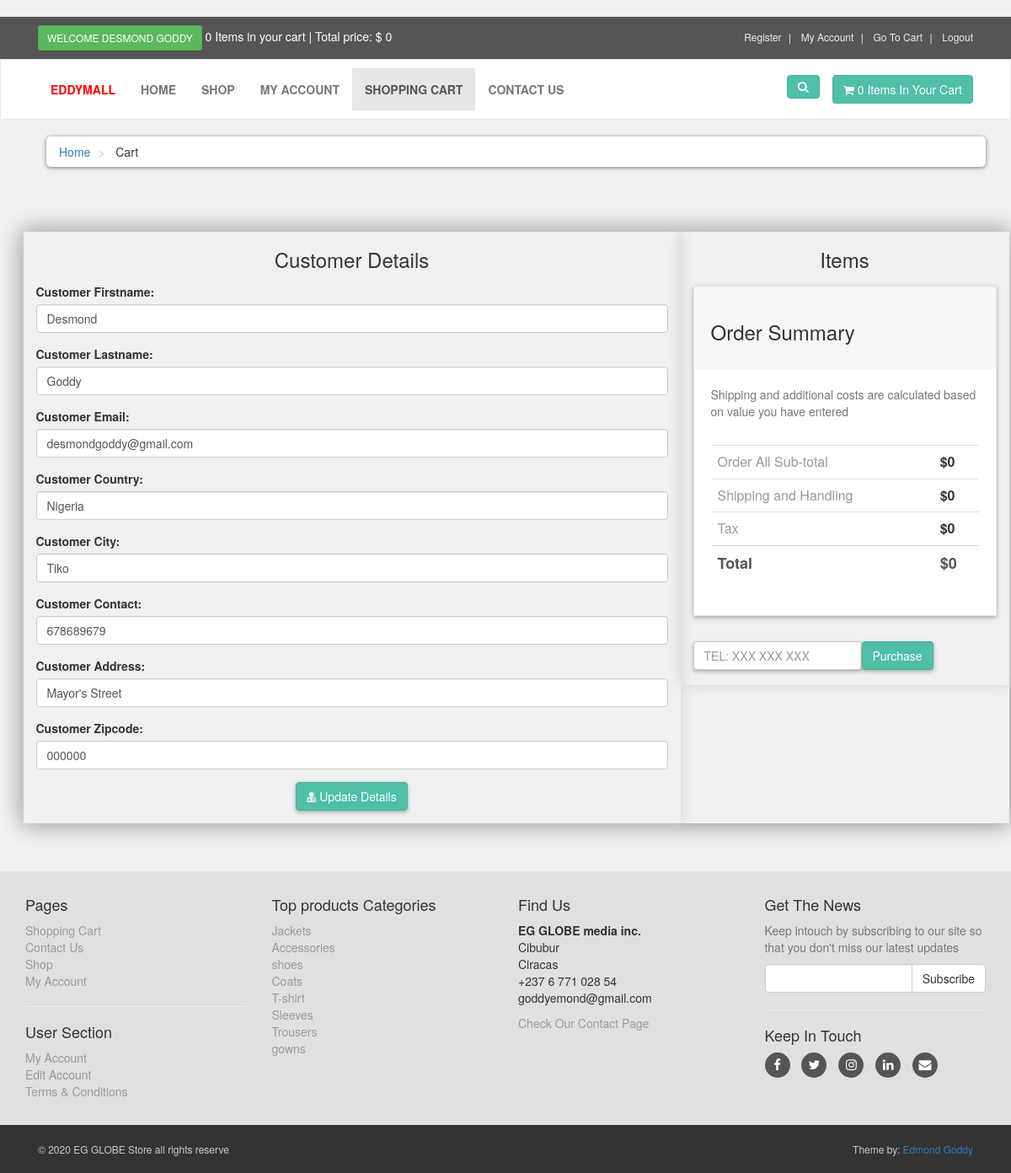
/checkout_details.php (signed in), run on the app's committed database.
### tables this page shows
CREATE TABLE `customers` (
  `customer_id` int(6) NOT NULL,
  `email_address` varchar(50) NOT NULL,
  `password` varchar(50) NOT NULL,
  `first_name` varchar(50) DEFAULT NULL,
  `last_name` varchar(50) NOT NULL,
  `address` varchar(255) DEFAULT NULL,
  `city` varchar(50) DEFAULT NULL,
  `state` varchar(50) DEFAULT NULL,
  `zipcode` varchar(10) DEFAULT NULL,
  `country` varchar(50) DEFAULT NULL,
  `contact` varchar(15) DEFAULT NULL,
  `image` text NOT NULL,
  `customer_ip` varchar(200) NOT NULL
);

CREATE TABLE `product_categories` (
  `p_cat_id` int(11) NOT NULL,
  `p_cat_title` text NOT NULL,
  `p_cat_desc` text NOT NULL
);

### checkout_details.php (the view, shortened to what this page needs)
<?php
$active = "Cart";
include("includes/db.php");
include("functions/functions.php");
?>
<!DOCTYPE html>
<html>
<head>
    <link href="styles/bootstrap.min.css" rel="stylesheet">
    <link rel="stylesheet" type="text/css" href="font-awesome-4.6.3/css/font-awesome.min.css">
    <link href="styles/style.css" rel="stylesheet">
</head>
<body>
    <div id="top">
        <div class="container">
            <div class="col-md-6 offer">
                <a href="#" class="btn btn-success btn-sm">
                    <?php
                    if (!isset($_SESSION["customer_name"])) {
                        echo "Welcome Guest";
                    }else{
                        echo "Welcome " . @$_SESSION["customer_name"] . " ";
                    }
                    ?>
                </a>
                <a href="checkout.php"><?php items(); ?> Items in your cart | Total price: <?php  total_price()  ?></a>
            </div>
            <div class="col-md-6">
                <ul class="menu">
                    <li class="<?php// if($active == 'Account') echo 'active';  ?>">
                        <a href="customer_register.php">Register</a>
                    </li>
                    <li>
                        <a href="customer/my_account.php">My Account</a>
                    </li>
                    <li>
                        <a href="cart.php">Go To Cart</a>
                    </li>
                    <li>
                        <a href="checkout.php">
                            <?php
                            if (!@isset($_SESSION["customer_name"])) {
                                echo "<a href='checkout.php'> Login </a>";
                            }else{
                                echo "<a href='logout.php'> Logout </a>";
                            }
                            ?>
                        </a>
                    </li>
                </ul>
            </div>
        </div>
    </div>
    <div id="navbar" class="navbar navbar-default">
        <div class="container">
            <div class="navbar-header">
                <a href="index.php" class="navbar-brand home">
                </a>
            </div>
            <div class="navbar-collapse collapse" id="navigation">
                <div class="padding-nav">
                    <ul class="nav navbar-nav left">
                        <li>
                            <a style="color: red;" href="#">EDDYMALL</a>
                        </li>
                        <li class="<?php if($active == 'Home') echo 'active';  ?>">
                            <a href="index.php">Home</a>
                        </li>
                        <li class="<?php if($active == 'Shop') echo 'active';  ?>">
                            <a href="shop.php">Shop</a>
                        </li>
                        <li class="<?php if($active == 'Account') echo 'active';  ?>">
                            <?php
                            if (!@isset($_SESSION["customer_name"])) {
                                echo "<a href='checkout.php'>My Account</a>";
                            }else{
                                echo "<a href='customer/my_account.php?my_orders'>My Account</a>";
                            }
                            ?>
                        </li>
                        <li class="<?php if($active == 'Cart') echo 'active';  ?>">
                            <a href="cart.php">Shopping Cart</a>
                        </li>
                        <li class="<?php if($active == 'Contact') echo 'active';  ?>">
                            <a href="contact.php">Contact Us</a>
                        </li>
                    </ul>
                </div>
                <a href="cart.php" class="btn navbar-btn btn-primary right">
                    <i class="fa fa-shopping-cart"></i>
                    <span><?php items(); ?> Items In Your Cart</span>
                </a>
                <div class="navbar-collapse collapse right">
                    <button class="btn btn-primary navbar-btn" type="button" data-toggle="collapse" data-target="#search">
                        <i class="fa fa-search"></i>
                    </button>
                </div>
            </div>
        </div>
    </div>
    <?php
        if (isset($_SESSION["ID"])) {
        $customer_id = $_SESSION["ID"];
        $query = "SELECT * FROM customers where customer_id='$customer_id'";
        $results = mysqli_query($con, $query) or die(mysql_error());
        $row = mysqli_fetch_array($results);
            $first_name = $row["first_name"];
            $last_name = $row["last_name"];
            $email_address = $row["email_address"];
            $country = $row["country"];
            $city = $row["city"];
            $contact = $row["contact"];
            $address = $row["address"];
            $zipcode = $row["zipcode"];
    ?>
    <div id="content" style="padding-left: 25px !important;">
        <div class="container-fluid">
            <div class="col-md-12">
                <ul class="breadcrumb">
                    <li>
                        <a href="index.php">Home</a>
                    </li>
                    <li>
                        Cart
                    </li>
                </ul>
            </div>
        </div>
        <div class="container">
          <div class="row" style="margin-top: 5%; margin-bottom: 5%; box-shadow: 0 0 25px 0 gray;" >
            <div class="col-sm-8" style="box-shadow: 0 0 15px 0 lightgray;" >
              <div class="card">
                <h3 class="card-title text-center">Customer Details</h3>
                <div class="card-body" style="margin-top: 2%; margin-bottom: 2%;">
                  <form action="" method="post" enctype="multipart/form-data">
                      <div class="form-group">
                          <label>Customer Firstname:</label>
                          <input type="text" class="form-control" value="<?php echo $first_name; ?>" name="c_name" required="">
                      </div>
                      <div class="form-group">
                          <label>Customer Lastname:</label>
                          <input type="text" class="form-control" value="<?php echo $last_name; ?>" name="c_name" required="">
                      </div>
                      <div class="form-group">
                          <label>Customer Email:</label>
                          <input type="text" class="form-control" value="<?php echo $email_address; ?>" name="c_email" required="">
                      </div>
                      <div class="form-group">
                          <label>Customer Country:</label>
                          <input type="text" class="form-control" value="<?php echo $country; ?>" name="c_country" required="">
                      </div>
                      <div class="form-group">
                          <label>Customer City:</label>
                          <input type="text" class="form-control" value="<?php echo $city; ?>" name="c_city" required="">
                      </div>
                      <div class="form-group">
                          <label>Customer Contact:</label>
                          <input type="text" class="form-control" value="<?php echo $contact; ?>" name="c_contact" required="">
                      </div>
                      <div class="form-group">
                          <label>Customer Address:</label>
                          <input type="text" class="form-control" value="<?php echo $address; ?>" name="c_address" required="">
                      </div>
                      <div class="form-group">
                          <label>Customer Zipcode:</label>
                          <input type="text" class="form-control" value="<?php echo $zipcode; ?>" name="c_address" required="">
                      </div>
                      <div class="text-center">
                          <button type="submit" name="update" class="btn btn-primary" style=" box-shadow: 0 2px 5px rgba(0,0,0,0.3);">
                              <i class="fa fa-user-md"></i> Update Details
                          </button>
                      </div>
                  </form>
                </div>
              </div>
            </div>
            <div class="col-sm-4" style="box-shadow: 0 0 15px 0 lightgray;">
              <div class="card">
                <div class="card-body">
                  <h3 class="card-title text-center">Items</h3>
                      <?php
                           $total = 0;
                      ?>
                      <div id="order-summary" class="box">
                          <div class="box-header">
                              <h3>Order Summary</h3>
                          </div>
                          <p class="text-muted">
                              Shipping and additional costs are calculated based on value you have entered
                          </p>
                          <div class="table-responsive">
                              <table class="table">
                                  <tbody>
                                      <tr>
                                          <td>Order All Sub-total</td>
                                          <th>$<?php echo $total; ?></th>
                                      </tr>
                                      <tr>
                                          <td>Shipping and Handling</td>
                                          <th>$0</th>
                                      </tr>
                                      <tr>
                                          <td>Tax</td>
                                          <th>$0</th>
                                      </tr>
                                      <tr class="total">
                                          <td>Total</td>
                                          <th>$<?php echo $total; ?></th>
                                      </tr>
                                  </tbody>
                              </table>
                          </div>
                      </div>
                      <form method="post" action="" style="margin-top: 5%; margin-bottom: 5%;">
                        <input type="text" name="number" class="form-control" style="width: 200px; float: left;  box-shadow: 0 2px 5px rgba(0,0,0,0.3);" placeholder="TEL: XXX XXX XXX" required="">
                        <input type="submit" name="submit" value="Purchase" class="btn btn-primary mb-2" style=" box-shadow: 0 2px 5px rgba(0,0,0,0.3);">
                      </form>
                </div>
              </div>
            </div>
          </div>
        </div>
    </div>
        <?php
      }
    ?>
<?php
include("includes/footer.php");
?>
</body>
</html>

### includes/footer.php (shortened to what this page needs)
<div id="footer">
	<div class="container">
		<div class="row">
			<div class="col-sm-6 col-md-3">
				<h4>Pages</h4>
				<ul>
					<li><a href="cart.php">Shopping Cart</a></li>
					<li><a href="contact.php">Contact Us</a></li>
					<li><a href="shop.php">Shop</a></li>
					<li><a href="customer/my_account.php">My Account</a></li>
				</ul>
				<hr>
				<h4>User Section</h4>
				<ul>
					<li>
                        <?php
                        if (!@isset($_SESSION["customer_name"])) {
                         echo "<a href='checkout.php'>Login</a>";
                        }else{
                         echo "<a href='customer/my_account.php?my_orders'>My Account</a>";
                        }
                        ?>
					</li>
					<li>
                        <?php
                        if (!@isset($_SESSION["customer_name"])) {
                         echo "<a href='customer_register.php'>Register</a>";
                        }else{
                         echo "<a href='customer/my_account.php?edit_account'>Edit Account</a>";
                        }
                        ?>
                        <li><a href="terms.php">Terms & Conditions</a></li>
					</li>
				</ul>
			</div>
			<div class="col-sm-6 col-md-3">
				<h4>Top products Categories</h4>
				<ul>
<?php
$get_p_cats = "SELECT * FROM product_categories";
$run_p_cats = mysqli_query($con, $get_p_cats);
while ($row_p_cats = mysqli_fetch_array($run_p_cats)) {
	$p_cat_id = $row_p_cats["p_cat_id"];
	$p_cat_title = $row_p_cats["p_cat_title"];
	echo "
<li>
   <a href='shop.php?p_cat=$p_cat_id'>
     $p_cat_title
   </a>
</li>
	";
}
?>
				</ul>
			</div>
			<div class="col-sm-6 col-md-3">
				<h4>Find Us</h4>
				<p>
					<strong>EG GLOBE media inc.</strong>
					<br>Cibubur
					<br>Ciracas
					<br>+237 6 771 028 54
					<br>goddyemond@gmail.com
					<br><strong></strong>
				</p>
				<a href="contact.php">Check Our Contact Page</a>
			</div>
			<div class="col-sm-6 col-md-3">
				<h4>Get The News</h4>
				<p class="text-muted">
Keep intouch by subscribing to our site so that you don't miss our latest updates
				</p>
				<form action="" method="post">
	 				<div class="input-group">
						<input type="text" name="email" class="form-control">
						<span class="input-group-btn">
							<input type="submit" value="Subscribe" class="btn btn-default">
						</span>
					</div>
				</form>
				<hr>
				<h4>Keep In Touch</h4>
				<p class="social">
					<a target="_blank" href="https://web.facebook.com/edmond.goddy" class="fa fa-facebook"></a>
					<a target="_blank" href="#" class="fa fa-twitter"></a>
					<a target="_blank" href="#" class="fa fa-instagram"></a>
					<a target="_blank" href="https://www.linkedin.com/in/edmond-goddy-3b67b8225" class="fa fa-linkedin"></a>
					<a target="_blank" href="#" class="fa fa-envelope"></a>
				</p>
			</div>
		</div>
	</div>
</div>
<div id="copyright">
	<div class="container">
		<div class="col-md-6">
			<p class="pull-left">&COPY; 2020 EG GLOBE Store all rights reserve</p>
		</div>
		<div class="col-md-6">
			<p class="pull-right">Theme by: <a target="_blank" href="https://www.linkedin.com/in/edmond-goddy-3b67b8225">Edmond Goddy</a></p>
		</div>
	</div>
</div>

### data on the page
customers: c_name "Desmond", c_name "Goddy", c_email "desmondgoddy@gmail.com", c_country "Nigeria", c_city "Tiko", c_contact "678689679", c_address "Mayor's Street", c_address "000000"
product_categories: p_cat_title "Jackets"
product_categories: p_cat_title "Accessories"
product_categories: p_cat_title "shoes"
product_categories: p_cat_title "Coats"
product_categories: p_cat_title "T-shirt"
product_categories: p_cat_title "Sleeves"
product_categories: p_cat_title "Trousers"
product_categories: p_cat_title "gowns"

### other printed values
$count_items "0 0"
$total "0"
